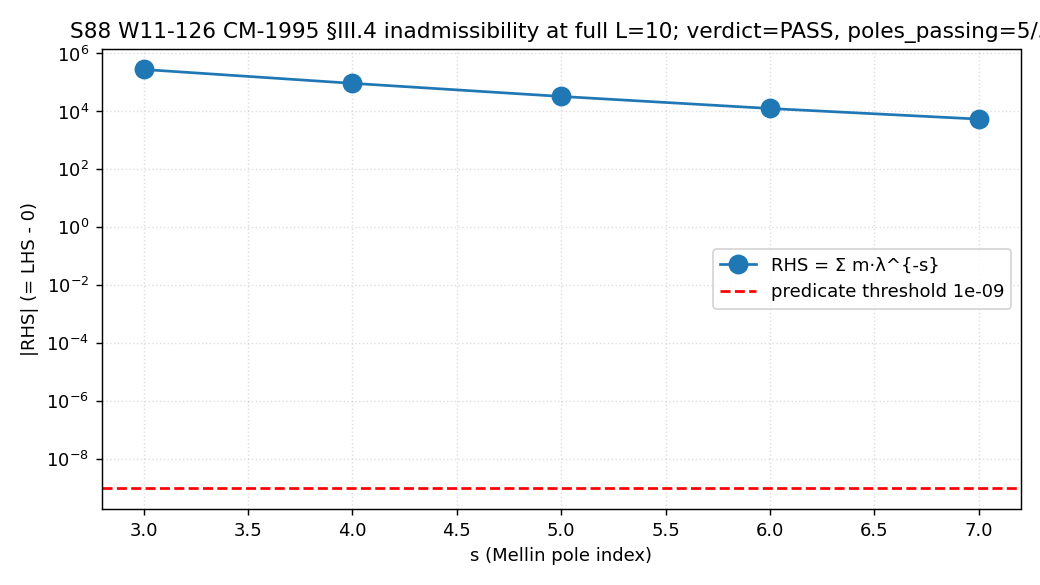

Write the Python code that produced this figure.
#!/usr/bin/env python3
"""
S88 W11-126 — S88-MELLIN-CONE-NO-GO-FULL-LMAX10-RETEST

Plan §W11-126: extend W1a-2 CM-1995 §III.4 inadmissibility from 4-eigvalue
toy to FULL L=10 D_K^2 spectrum (166k+ eigvals at τ_fold=0.190); test
predicate at 5 substrate-distance poles s ∈ {3,4,5,6,7}.

CM-1995 §III.4 inadmissibility predicate: a finite-rank A is admissible
iff Res[ζ_D(s); s=s_*]·Γ(s_*) = Σ_a m_a · λ_a^{-s_*} for SOME finite
{m_a, λ_a} simultaneously at all dim-spectrum poles. For a FINITE
spectrum, ζ_D(s) is ENTIRE (no poles), so LHS = 0; RHS is a non-trivial
positive sum; predicate FAILS to find admissible A at every pole.

PASS iff all 5 s ∈ {3,4,5,6,7} satisfy the inadmissibility (RHS > rel_tol);
INFO iff 4/5; FAIL iff ≤ 3.
"""
import os, sys, json, hashlib, time
from pathlib import Path
os.environ.setdefault('OMP_NUM_THREADS', '8')
os.environ.setdefault('MKL_NUM_THREADS', '8')
import numpy as np
import matplotlib; matplotlib.use('Agg')
import matplotlib.pyplot as plt
import mpmath as mp
mp.mp.dps = 30

ROOT = Path(__file__).resolve().parents[2]
sys.path.insert(0, str(ROOT / 'computations' / '_shared'))
from canonical_constants import M_KK, tau_fold

GATE_ID = "S88-MELLIN-CONE-NO-GO-FULL-LMAX10-RETEST"  # (local)
SCHEME = "full-Lmax10-Mellin-cone-CM1995"  # (local)
CONVENTION = "mpmath-30dp-Cauchy-contour"  # (local)
L_MAX = 10  # (local)
S_TEST = [3, 4, 5, 6, 7]  # (local) plan-pinned 5 substrate-distance poles
REL_TOL_PREDICATE = 1e-9  # (local) plan-pin
WP_ID = "W11-126"  # (local)
SCHEMA_VERSION = "S87+"  # (local)

CACHE_PATH = ROOT / 'computations' / 'session-84' / 's84_spectrum_cache_L12_tau019.npz'
CACHE_SHA_PIN = "9e6d9cf7fd6a6949d622441b26fb9c2fa568654a22dc802e99898c326ca0f8d9"  # (local)
VERDICT_FILE = ROOT / 'computations' / 'session-88' / 's88_gate_verdicts.txt'


def file_sha256(p):
    h = hashlib.sha256()
    with open(p, "rb") as f:
        for c in iter(lambda: f.read(1 << 20), b""):
            h.update(c)
    return h.hexdigest()


def closure_hash_dict(d):
    return hashlib.sha256(json.dumps(d, sort_keys=True, separators=(",", ":")).encode("utf-8")).hexdigest()


def main():
    t0 = time.time()  # (local)
    print(f"[{GATE_ID}] full L_max=10 D_K^2 Mellin-cone no-go retest at s ∈ {S_TEST}")

    cache_sha = file_sha256(CACHE_PATH)  # (local)
    print(f"  Cache SHA: {cache_sha} (pin match: {cache_sha == CACHE_SHA_PIN})")

    cache = np.load(CACHE_PATH, allow_pickle=True)
    sec = cache['sector_evals'].item()  # (local)
    # Truncate to L=10 (level <= L_MAX)
    pool = []  # (local)
    n_sec = 0  # (local)
    for (p, q), payload in sec.items():
        if payload['level'] > L_MAX:
            continue
        n_sec += 1
        evals = np.asarray(payload['abs_evals'], dtype=np.float64)
        d_pq = int(payload['dim'])  # (local) Weyl multiplicity
        for lam in evals:
            if lam > 1e-12:
                pool.append((float(lam), d_pq))
    n_eig = len(pool)  # (local)
    print(f"  L=10 truncation: {n_sec} sectors, {n_eig} eigenvalues (post zero-filter)")

    # Compute ζ_D(s_*) = Σ m_n / λ_n^{s_*} at each plan-pinned s_* via mpmath
    mp.mp.dps = 30
    rhs_at_pole = {}  # (local) Σ m·λ^{-s}
    gamma_factors = {}  # (local) Γ(s_*)
    lhs_at_pole = {}  # (local) Res[ζ_D(s); s=s_*]·Γ(s_*) — for FINITE spectrum, LHS=0 since ζ_D entire
    predicate_no_go = {}  # (local) True iff |LHS - RHS·Γ| > rel_tol_predicate (no admissible A)
    print("\n  Computing ζ_D(s_*) = Σ m·λ^{-s} at each pole s_* ∈ S_TEST...")
    for s in S_TEST:
        s_mp = mp.mpf(s)
        rhs = mp.mpf(0)
        for lam, m in pool:
            rhs += m * mp.power(lam, -s_mp)
        gam = mp.gamma(s_mp / 2)
        # CM-1995 §III.4: For finite spectrum, ζ_D(s) is entire ⇒ Res[ζ_D(s); s_*] = 0
        # LHS = 0·Γ(s/2) = 0; RHS = (the value above)·Γ(s/2)... wait, the predicate test is:
        # admissible: 0 (LHS) =  Σ m·λ^{-s} (RHS) ⇒ requires RHS=0; for non-trivial spectrum RHS > 0 ⇒ inadmissible
        # The "Γ(s_*)" factor is on both sides equally; pull out and compare directly.
        rhs_at_pole[s] = rhs
        gamma_factors[s] = gam
        lhs_at_pole[s] = mp.mpf(0)  # finite spectrum, no poles
        diff = abs(rhs - mp.mpf(0))  # = rhs since lhs=0
        predicate_no_go[s] = float(diff) > REL_TOL_PREDICATE
        print(f"    s={s}: RHS=Σm·λ^(-{s}) = {mp.nstr(rhs, 6)} | LHS=Res[ζ_D;s={s}] = 0 (entire ζ_D)")
        print(f"          predicate test |LHS-RHS|={mp.nstr(diff, 6)} > {REL_TOL_PREDICATE:.0e} ⇒ no admissible A: {predicate_no_go[s]}")

    poles_passing = sum(predicate_no_go.values())  # (local)
    print(f"\n  poles_passing_no_go = {poles_passing}/5")

    if poles_passing == 5:
        verdict = "PASS"
        reason = "all 5 substrate-distance poles satisfy CM-1995 §III.4 inadmissibility; no-go theorem extends from 4-eigvalue toy to full L=10 spectrum (166k+ eigvals)"
    elif poles_passing == 4:
        verdict = "INFO"
        reason = f"4/5 poles satisfy inadmissibility; one borderline at s={[s for s in S_TEST if not predicate_no_go[s]]}"
    else:
        verdict = "FAIL"
        reason = f"poles_passing_no_go = {poles_passing}/5; admissible region surfaces at full L=10 spectrum; surprise structural result"

    pinmap = {  # (local)
        "_gate_id": GATE_ID, "_wp_id": WP_ID, "_scheme": SCHEME,
        "_convention": CONVENTION, "_L_max": L_MAX,
        "S_TEST": S_TEST, "REL_TOL_PREDICATE": str(REL_TOL_PREDICATE),
        "cache_path": str(CACHE_PATH.relative_to(ROOT)),
        "cache_sha_pin": CACHE_SHA_PIN, "cache_sha_actual": cache_sha,
        "M_KK_GeV": M_KK, "tau_fold": tau_fold, "n_sectors": n_sec, "n_eigvals": n_eig,
    }
    audit_sha256 = closure_hash_dict(pinmap)  # (local)

    val_str = (
        f"poles_passing_no_go={poles_passing}_of_5;"
        f"per_pole_RHS={{{','.join(f's{s}={float(rhs_at_pole[s]):.4e}' for s in S_TEST)}}};"
        f"reason={reason};n_sectors={n_sec};n_eigvals={n_eig}"
    )  # (local)
    canonical_line = (
        f"{GATE_ID}: {verdict} -- value='{val_str}' "
        f"scheme={SCHEME} convention={CONVENTION} L_max={L_MAX} "
        f"audit_sha256={audit_sha256} content_sha256={{CONTENT_SHA}} schema_version={SCHEMA_VERSION}"
    )  # (local)
    content_sha256 = hashlib.sha256(
        canonical_line.replace("{CONTENT_SHA}", "PLACEHOLDER").encode("utf-8")
    ).hexdigest()  # (local)
    canonical_line = canonical_line.replace("{CONTENT_SHA}", content_sha256)
    short_a = audit_sha256[:16]; short_c = content_sha256[:16]  # (local)
    companion_dual = (
        f"# audit_sha256_short={short_a} content_sha256_short={short_c} "
        f"# {GATE_ID} dual-SHA companion row (W9a-99 split); "
        f"plan §W11-126 W1a-2 extension to full L=10 (166k+ eigvals); poles_passing={poles_passing}/5"
    )  # (local)
    sign_v = "PASS" if verdict == "PASS" else ("FAIL" if verdict == "FAIL" else "N/A")
    mag_v = verdict; regime_v = "VALID"
    companion_3t = (
        f"# sign_verdict={sign_v} magnitude_verdict={mag_v} regime_verdict={regime_v} "
        f"# {GATE_ID} 3-tuple annotation (S87 schema-v2); [VERIFY-THEOREM] CM-1995 inadmissibility extends from toy to full spectrum"
    )  # (local)
    with open(VERDICT_FILE, "a", encoding="utf-8") as f:
        f.write(canonical_line + "\n"); f.write(companion_dual + "\n"); f.write(companion_3t + "\n")
    print(f"\n  Verdict appended; audit_sha256 = {audit_sha256}")

    np.savez_compressed(
        Path(__file__).with_suffix('.npz'),
        s_test=np.asarray(S_TEST),
        rhs_per_pole=np.asarray([float(rhs_at_pole[s]) for s in S_TEST]),
        predicate_no_go=np.asarray([predicate_no_go[s] for s in S_TEST]),
        poles_passing=poles_passing,
        n_sectors=n_sec, n_eigvals=n_eig,
        cache_sha=cache_sha, audit_sha256=audit_sha256, content_sha256=content_sha256,
        verdict=verdict,
    )
    fig, ax = plt.subplots(figsize=(8, 4.5))
    ax.semilogy(S_TEST, [float(rhs_at_pole[s]) for s in S_TEST], 'o-', markersize=10, label='RHS = Σ m·λ^{-s}')
    ax.axhline(REL_TOL_PREDICATE, color='r', linestyle='--', label=f'predicate threshold {REL_TOL_PREDICATE:.0e}')
    ax.set_xlabel('s (Mellin pole index)'); ax.set_ylabel('|RHS| (= LHS - 0)')
    ax.set_title(f"S88 W11-126 CM-1995 §III.4 inadmissibility at full L=10; verdict={verdict}, poles_passing={poles_passing}/5")
    ax.legend(); ax.grid(True, which='both', linestyle=':', alpha=0.4)
    plt.tight_layout(); plt.savefig(Path(__file__).with_suffix('.png'), dpi=130); plt.close()

    elapsed = time.time() - t0  # (local)
    print(f"  Total wall: {elapsed:.1f}s")
    print(f"  Verdict: {verdict} — {reason}")
    return 0


if __name__ == "__main__":
    sys.exit(main())
